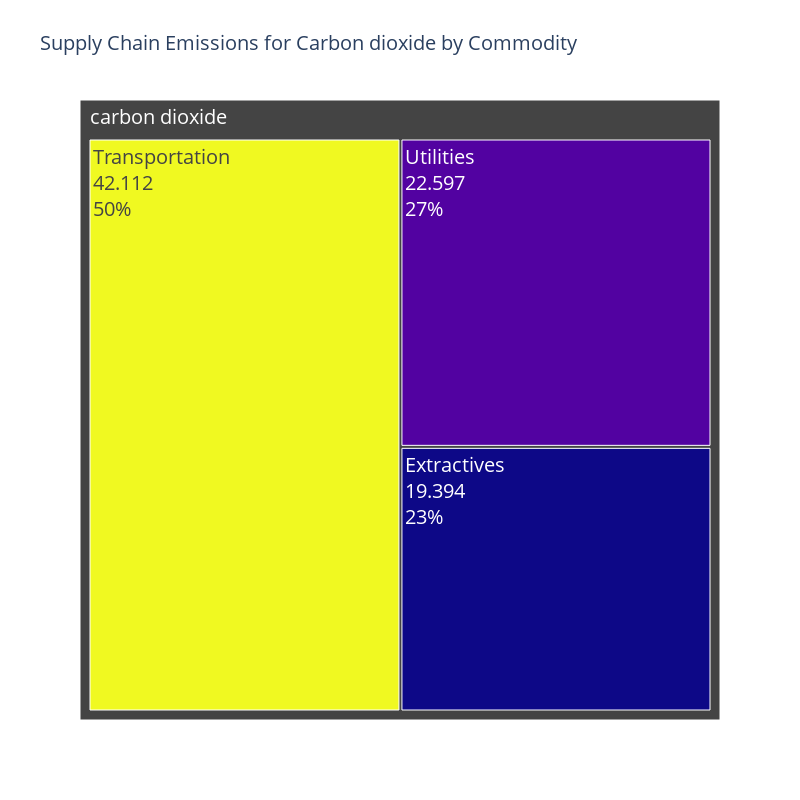

The notebook cell this image was saved under:
### Markdown cell above
## TreeMap

### Code cell
plot_treemap_for_substance('carbon dioxide',substance_top_comm)

### Figure 1 — Plotly figure (JSON) as saved in the notebook; plotly's stock layout.template omitted (floating-point values rounded to 4 significant figures)
{"data": [{"labels": ["Transportation", "Utilities", "Extractives"], "marker": {"colors": [42.11, 22.6, 19.39]}, "parents": ["carbon dioxide", "carbon dioxide", "carbon dioxide"], "textfont": {"size": 20}, "textinfo": "label+value+percent parent", "type": "treemap", "values": [42.11, 22.6, 19.39]}], "layout": {"height": 800, "title": {"font": {"size": 20}, "text": "Supply Chain Emissions for Carbon dioxide by Commodity"}, "width": 800}}
